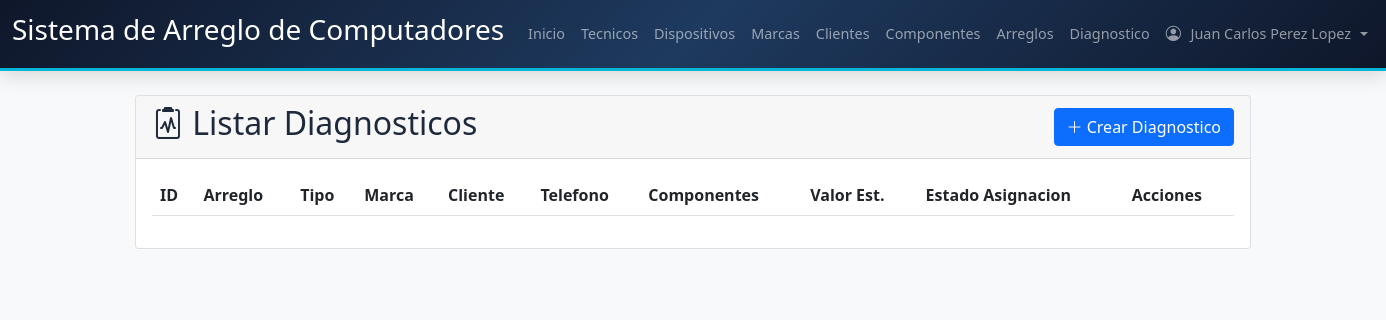
Page /Codigo/diagnostico.php (signed in) on the earlier database version.
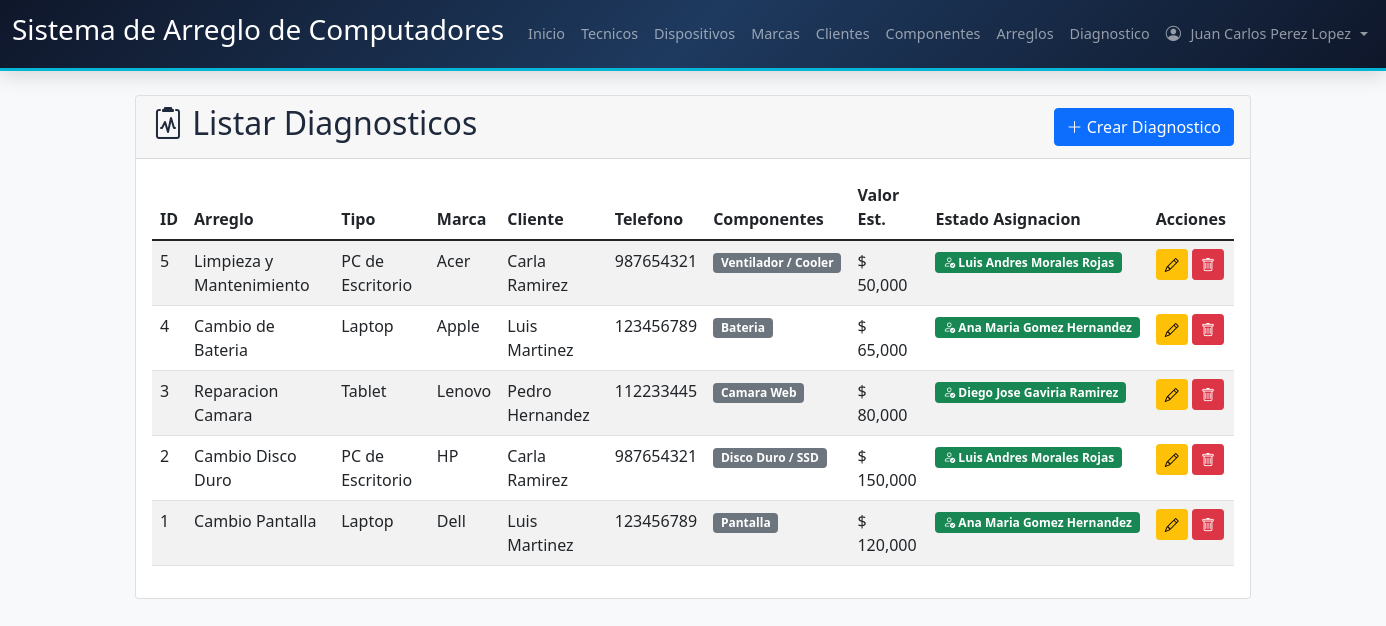
Same page on the later database version.
### tables this page shows
CREATE TABLE Diagnostico (
  idDiagnostico INT NOT NULL AUTO_INCREMENT,
  Descripcion_Problema VARCHAR(500) NOT NULL,
  Valor_Estimado DECIMAL(10,2) NOT NULL, 
  Arreglo_idArreglo INT NOT NULL,
  Asignado_Tecnico TINYINT(1) NOT NULL DEFAULT 0,
  Tecnico_Asignado INT DEFAULT NULL,
  Fecha_Asignacion DATETIME DEFAULT NULL,
  PRIMARY KEY (idDiagnostico),
  CONSTRAINT fk_Diagnostico_Arreglo FOREIGN KEY (Arreglo_idArreglo) REFERENCES Arreglo(idArreglo) ON DELETE CASCADE,
  CONSTRAINT fk_Diagnostico_TecnicoAsignado FOREIGN KEY (Tecnico_Asignado) REFERENCES Tecnico(idTecnico) ON DELETE SET NULL
);

CREATE TABLE Arreglo (
  idArreglo INT NOT NULL AUTO_INCREMENT,
  Tipo_Dispositivo_idTipo INT NOT NULL,
  Nombre_Arreglo VARCHAR(45) NOT NULL,
  Descripcion_Cliente VARCHAR(255) NOT NULL,
  Valor_Pago DECIMAL(10,2), 
  Fecha_Recibido DATE NOT NULL,
  Fecha_Entrega DATE,
  Fecha_Cambio_Estado DATETIME DEFAULT NULL,
  Marca_idMarca INT NOT NULL, 
  Tecnico_idTecnico INT NOT NULL,
  Estado_idEstado INT NOT NULL DEFAULT 1,
  PRIMARY KEY (idArreglo),
  CONSTRAINT fk_Arreglo_TipoDisp FOREIGN KEY (Tipo_Dispositivo_idTipo) REFERENCES Tipo_Dispositivo(idTipoDispositivo),
  CONSTRAINT fk_Arreglo_Marca FOREIGN KEY (Marca_idMarca) REFERENCES Marca(idMarca),
  CONSTRAINT fk_Arreglo_Tecnico FOREIGN KEY (Tecnico_idTecnico) REFERENCES Tecnico(idTecnico),
  CONSTRAINT fk_Arreglo_Estado FOREIGN KEY (Estado_idEstado) REFERENCES Estado(idEstado)
);

CREATE TABLE Tipo_Dispositivo (
  idTipoDispositivo INT NOT NULL AUTO_INCREMENT,
  Nombre_Tipo VARCHAR(100) NOT NULL,
  Descripcion VARCHAR(255),
  PRIMARY KEY (idTipoDispositivo)
);

CREATE TABLE Marca (
  idMarca INT NOT NULL AUTO_INCREMENT,
  Nombre_Marca VARCHAR(45) NOT NULL, 
  PRIMARY KEY (idMarca)
);

CREATE TABLE Cliente (
  idCliente INT NOT NULL AUTO_INCREMENT,
  Primer_Nombre VARCHAR(45) NOT NULL, 
  Primer_Apellido VARCHAR(45) NOT NULL, 
  Telefono VARCHAR(45) NOT NULL, 
  Direccion VARCHAR(100) NOT NULL,
  PRIMARY KEY (idCliente)
);

CREATE TABLE Componente (
  idComponente INT NOT NULL AUTO_INCREMENT,
  Nombre_Componente VARCHAR(100) NOT NULL,
  Codigo_Producto VARCHAR(50) DEFAULT NULL,
  Codigo_Barras VARCHAR(100) DEFAULT NULL,
  Marca_idMarca INT DEFAULT NULL,
  Cantidad INT NOT NULL DEFAULT 0,
  Precio DECIMAL(10,2) NOT NULL DEFAULT 0.00,
  Activo TINYINT(1) NOT NULL DEFAULT 1,
  Fecha_Ingreso DATETIME DEFAULT CURRENT_TIMESTAMP,
  Fecha_Modificacion DATETIME DEFAULT CURRENT_TIMESTAMP ON UPDATE CURRENT_TIMESTAMP,
  PRIMARY KEY (idComponente),
  CONSTRAINT fk_Componente_Marca FOREIGN KEY (Marca_idMarca) REFERENCES Marca(idMarca) ON DELETE SET NULL
);

CREATE TABLE Tecnico (
  idTecnico INT NOT NULL AUTO_INCREMENT,
  Nombre_Tecnico VARCHAR(100) NOT NULL, 
  Correo VARCHAR(100) NOT NULL UNIQUE, 
  Contraseña VARCHAR(255) NOT NULL, 
  Rol_idRol INT NOT NULL, 
  PRIMARY KEY (idTecnico),
  CONSTRAINT fk_Tecnico_Rol FOREIGN KEY (Rol_idRol) REFERENCES Rol(idRol)
);

### Codigo/diagnostico.php (the view, shortened to what the changed rows need)
<?php
include("conexion.php");
$isAdmin = isset($_SESSION['rol_nombre']) && $_SESSION['rol_nombre'] === 'Administrador';
$idTecnicoActual = $_SESSION['idTecnico'];
function obtenerDiagnosticos($conn, $isAdmin, $idTecnico)
{
    $sql = "SELECT d.*, a.Nombre_Arreglo, a.idArreglo, td.Nombre_Tipo, m.Nombre_Marca,
                   CONCAT(c.Primer_Nombre, ' ', c.Primer_Apellido) AS Nombre_Cliente,
                   c.Telefono AS Telefono_Cliente,
                   t.Nombre_Tecnico AS Tecnico_Asignado_Nombre,
                   d.Asignado_Tecnico, d.Tecnico_Asignado, d.Fecha_Asignacion
            FROM Diagnostico d
            JOIN Arreglo a ON d.Arreglo_idArreglo = a.idArreglo
            JOIN Tipo_Dispositivo td ON a.Tipo_Dispositivo_idTipo = td.idTipoDispositivo
            JOIN Marca m ON a.Marca_idMarca = m.idMarca
            LEFT JOIN Detalle_Arreglo da ON da.Arreglo_idArreglo = a.idArreglo
            LEFT JOIN Cliente c ON da.Cliente_idCliente = c.idCliente
            LEFT JOIN Tecnico t ON d.Tecnico_Asignado = t.idTecnico";
    $sql .= " ORDER BY d.idDiagnostico DESC";
    $result = $conn->query($sql);
    return $result->fetch_all(MYSQLI_ASSOC);
}
function obtenerComponentesDiagnostico($conn, $idDiagnostico)
{
    $sql = "SELECT c.* FROM Detalle_Diagnostico_Componente ddc
            JOIN Componente c ON ddc.Componente_idComponente = c.idComponente
            WHERE ddc.Diagnostico_idDiagnostico = ?";
    $stmt = $conn->prepare($sql);
    $stmt->bind_param("i", $idDiagnostico);
    $stmt->execute();
    return $stmt->get_result()->fetch_all(MYSQLI_ASSOC);
}
$diagnosticos = obtenerDiagnosticos($conn, $isAdmin, $idTecnicoActual);
?>
<!DOCTYPE html>
<html lang="es">
<head>
    <link href="https://cdn.jsdelivr.net/npm/bootstrap@5.1.3/dist/css/bootstrap.min.css" rel="stylesheet">
    <link href="https://cdn.jsdelivr.net/npm/bootstrap-icons@1.11.3/font/bootstrap-icons.min.css" rel="stylesheet">
    <link href="https://cdn.jsdelivr.net/npm/select2@4.1.0-rc.0/dist/css/select2.min.css" rel="stylesheet">
    <link href="https://cdn.jsdelivr.net/npm/select2-bootstrap-5-theme@1.3.0/dist/select2-bootstrap-5-theme.min.css"
        rel="stylesheet">
    <link href="estils.css" rel="stylesheet">
</head>
<body class="bg-light">
    <div class="container mt-4">
        <div class="card">
            <div class="card-header d-flex justify-content-between align-items-center">
                <h2><i class="bi bi-clipboard2-pulse"></i> Listar Diagnosticos</h2>
            </div>
            <div class="card-body">
                <div class="table-responsive">
                    <table class="table table-striped">
                        <thead>
                            <tr>
                                <th>ID</th>
                                <th>Arreglo</th>
                                <th>Tipo</th>
                                <th>Marca</th>
                                <th>Cliente</th>
                                <th>Telefono</th>
                                <th>Componentes</th>
                                <th>Valor Est.</th>
                                <th>Estado Asignacion</th>
                                <th>Acciones</th>
                            </tr>
                        </thead>
                        <tbody>
                            <?php foreach ($diagnosticos as $diagnostico):
                                $comps = obtenerComponentesDiagnostico($conn, $diagnostico['idDiagnostico']); ?>
                                <tr>
                                    <td><?php echo $diagnostico['idDiagnostico']; ?></td>
                                    <td><?php echo htmlspecialchars($diagnostico['Nombre_Arreglo']); ?></td>
                                    <td><?php echo htmlspecialchars($diagnostico['Nombre_Tipo']); ?></td>
                                    <td><?php echo htmlspecialchars($diagnostico['Nombre_Marca']); ?></td>
                                    <td><?php echo htmlspecialchars($diagnostico['Nombre_Cliente'] ?? '-'); ?></td>
                                    <td><?php echo htmlspecialchars($diagnostico['Telefono_Cliente'] ?? '-'); ?></td>
                                    <td>
                                        <?php foreach ($comps as $c): ?>
                                            <span
                                                class="badge bg-secondary"><?php echo htmlspecialchars($c['Nombre_Componente']); ?></span>
                                        <?php endforeach; ?>
                                    </td>
                                    <td>$ <?php echo number_format($diagnostico['Valor_Estimado'], 0); ?></td>
                                    <td>
                                        <?php if ($diagnostico['Asignado_Tecnico']): ?>
                                            <span class="badge badge-asignado">
                                                <i class="bi bi-person-check"></i>
                                                <?php echo htmlspecialchars($diagnostico['Tecnico_Asignado_Nombre'] ?? 'Asignado'); ?>
                                            </span>
                                        <?php else: ?>
                                            <span class="badge badge-pendiente">
                                                <i class="bi bi-clock"></i> Pendiente
                                            </span>
                                        <?php endif; ?>
                                    </td>
                                    <td>
                                        <button type="button" class="btn btn-sm btn-warning" data-bs-toggle="modal"
                                            data-bs-target="#editarDiagnosticoModal<?php echo $diagnostico['idDiagnostico']; ?>">
                                            <i class="bi bi-pencil"></i>
                                        </button>
                                        <a href="?eliminar=<?php echo $diagnostico['idDiagnostico']; ?>"
                                            class="btn btn-sm btn-danger" onclick="return confirm('¿Estas seguro?')">
                                            <i class="bi bi-trash"></i>
                                        </a>
                                    </td>
                                </tr>
                            <?php endforeach; ?>
                        </tbody>
                    </table>
                </div>
            </div>
        </div>
    </div>
</body>
</html>

Differences in the rows shown:
added diagnostico: idDiagnostico "5", Arreglo_idArreglo.Nombre_Arreglo "Limpieza y Mantenimiento", tipo_dispositivo.Nombre_Tipo "PC de Escritorio", marca.Nombre_Marca "Acer", Nombre_Cliente "Carla Ramirez", cliente.Telefono "987654321", Valor_Estimado "50,000", Tecnico_Asignado.Nombre_Tecnico "Luis Andres Morales Rojas"
now on this page (row edited): componente: Nombre_Componente "Ventilador / Cooler", shown under "5"
added diagnostico: idDiagnostico "4", Arreglo_idArreglo.Nombre_Arreglo "Cambio de Bateria", tipo_dispositivo.Nombre_Tipo "Laptop", marca.Nombre_Marca "Apple", Nombre_Cliente "Luis Martinez", cliente.Telefono "123456789", Valor_Estimado "65,000", Tecnico_Asignado.Nombre_Tecnico "Ana Maria Gomez Hernandez"
now on this page (row edited): componente: Nombre_Componente "Bateria", shown under "4"
added diagnostico: idDiagnostico "3", Arreglo_idArreglo.Nombre_Arreglo "Reparacion Camara", tipo_dispositivo.Nombre_Tipo "Tablet", marca.Nombre_Marca "Lenovo", Nombre_Cliente "Pedro Hernandez", cliente.Telefono "112233445", Valor_Estimado "80,000", Tecnico_Asignado.Nombre_Tecnico "Diego Jose Gaviria Ramirez"
now on this page (row edited): componente: Nombre_Componente "Camara Web", shown under "3"
added diagnostico: idDiagnostico "2", Arreglo_idArreglo.Nombre_Arreglo "Cambio Disco Duro", tipo_dispositivo.Nombre_Tipo "PC de Escritorio", marca.Nombre_Marca "HP", Nombre_Cliente "Carla Ramirez", cliente.Telefono "987654321", Valor_Estimado "150,000", Tecnico_Asignado.Nombre_Tecnico "Luis Andres Morales Rojas"
now on this page (row edited): componente: Nombre_Componente "Disco Duro / SSD", shown under "2"
added diagnostico: idDiagnostico "1", Arreglo_idArreglo.Nombre_Arreglo "Cambio Pantalla", tipo_dispositivo.Nombre_Tipo "Laptop", marca.Nombre_Marca "Dell", Nombre_Cliente "Luis Martinez", cliente.Telefono "123456789", Valor_Estimado "120,000", Tecnico_Asignado.Nombre_Tecnico "Ana Maria Gomez Hernandez"
now on this page (row edited): componente: Nombre_Componente "Pantalla", shown under "1"
